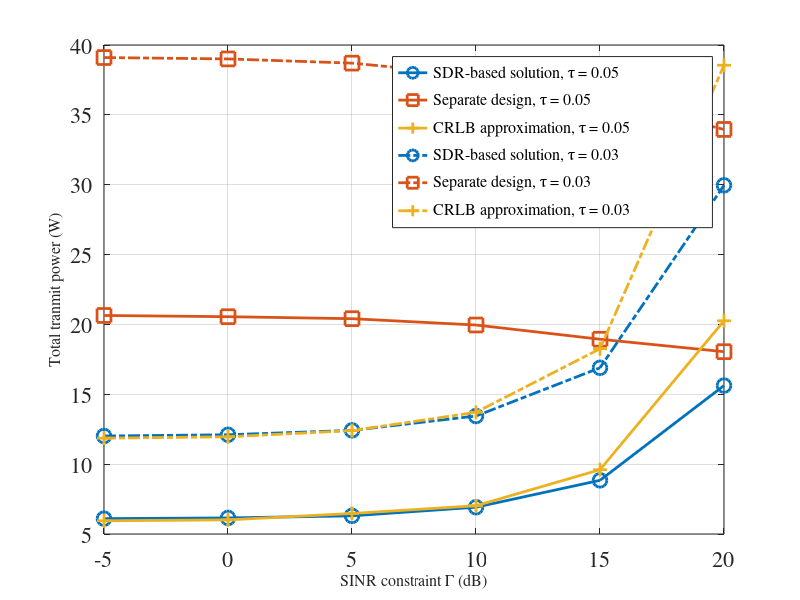

MATLAB code to generate this figure:
SINR = -5:5:20;
SDR_005 = [6.1002,6.1509,6.2997,6.9165,8.8423,15.6240];
Sd_005 = [20.6412,20.5535,20.4112,19.9588,18.9409,18.0493];
CRLB_005 = [5.9439,6.0104,6.4702,7.0226,9.6033,20.2615];
SDR_003 = [12.0143,12.1037,12.4179,13.4454,16.8968,29.9589];
Sd_003 = [39.1015,39.0038,38.7024,37.8419,36.1572,33.9572];
CRLB_003 = [11.8587,11.9558,12.4007,13.7092,18.2580,38.5528];

figure(4);
plot(SINR,SDR_005,'-o','color','#0072BD','Linewidth',2,'Markersize',10);
hold on;
plot(SINR,Sd_005,'-s','color','#D95319','Linewidth',2,'Markersize',10);
hold on;
plot(SINR,CRLB_005,'-+','color','#EDB120','Linewidth',2,'Markersize',10);
hold on;
plot(SINR,SDR_003,'-.o','color','#0072BD','Linewidth',2,'Markersize',10);
hold on;
plot(SINR,Sd_003,'-.s','color','#D95319','Linewidth',2,'Markersize',10);
hold on;
plot(SINR,CRLB_003,'-.+','color','#EDB120','Linewidth',2,'Markersize',10);
grid on;

xlabel('\fontname{Times}\fontsize{16}SINR constraint \Gamma (dB)');
ylabel('\fontname{Times}\fontsize{16}Total tranmit power (W)');
legend('\fontname{Times}\fontsize{16}SDR-based solution, \tau = 0.05',...
       '\fontname{Times}\fontsize{16}Separate design, \tau = 0.05',...
       '\fontname{Times}\fontsize{16}CRLB approximation, \tau = 0.05',...
       '\fontname{Times}\fontsize{16}SDR-based solution, \tau = 0.03',...
       '\fontname{Times}\fontsize{16}Separate design, \tau = 0.03',...
       '\fontname{Times}\fontsize{16}CRLB approximation, \tau = 0.03');
set(gca,'FontName','Times');
set(gca,'Fontsize',16);